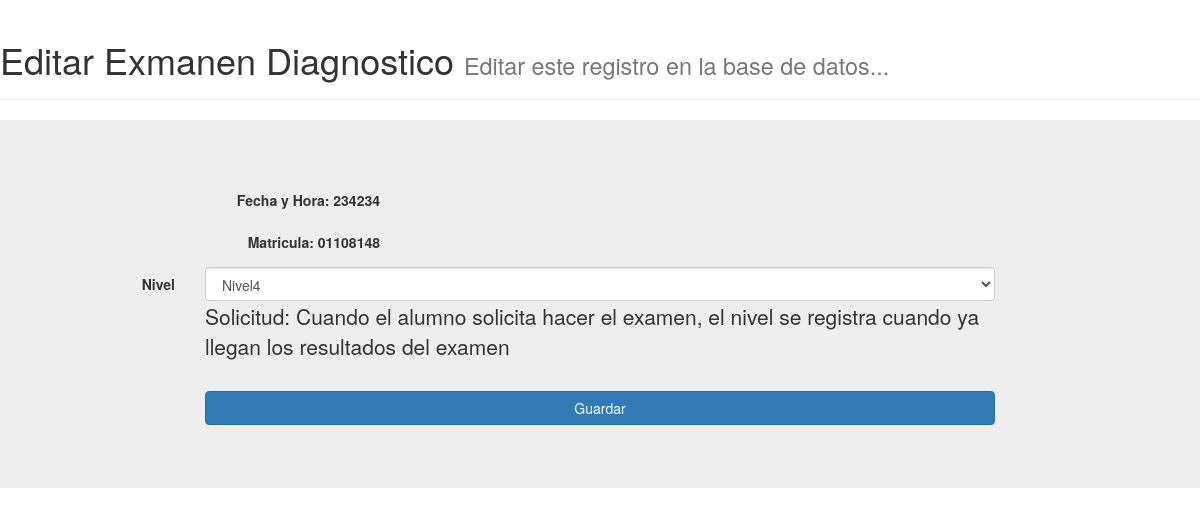
Screenshot of /FormsEditar/Examenes_Diagnostico_Para_Editar_Nivel.php?Id_ExamenD=1 with the database file from the repository.
### tables this page shows
CREATE TABLE `EXAMENES_DIAGNOSTICO` (
  `Id_ExamenD` int(11) NOT NULL,
  `Fecha_ExamenD` varchar(20) NOT NULL,
  `Matricula_AlumnoD` varchar(10) NOT NULL,
  `Nivel_ExamenD` varchar(10) NOT NULL,
  `No_Recibo_ED` varchar(10) NOT NULL
);

### configuracion.php (called while the page is built, shortened)
<?php
  $EXAMENES_DIAGNOSTICO = "EXAMENES_DIAGNOSTICO";
?>

### FormsEditar/Examenes_Diagnostico_Para_Editar_Nivel.php (the view, shortened to what this page needs)
<?php
  include "../configuracion.php";
  $mysqli = new mysqli($SERVIDOR,$USER,$PASS,$BD);
  $Id_ExamenD = $_GET['Id_ExamenD'];
    $Ver_ExamenD = "SELECT * FROM $EXAMENES_DIAGNOSTICO WHERE Id_ExamenD = '".$Id_ExamenD."'";
    $Result_ver_examen_d = $mysqli->query($Ver_ExamenD);
  $row = $Result_ver_examen_d->fetch_assoc();
?>
<html>
  <head>
    <link rel="stylesheet" href="../includes/css/bootstrap.css">
  </head>
  <body>
    <div class="page-header">
      <h1>Editar Exmanen Diagnostico <small>Editar este registro en la base de datos... </small></h1>
    </div>
    <section class="jumbotron">
      <form class="form-horizontal" action="../BibliotecaPHP/Update_Examenes_Diagnostico_Editar_Nivel.php" method="post">
        <div class="form-group">
          <label class="control-label col-sm-4">Fecha y Hora: <?php echo $row['Fecha_ExamenD']?></label>
        </div>
        <div class="form-group">
          <label class="control-label col-sm-4"> Matricula: <?php echo $row['Matricula_AlumnoD']?></label>
        </div>
        <div class="form-group">
          <label class="control-label col-sm-2">Nivel</label>
          <div class="col-sm-8">
            <select class="form-control" name="Nivel_ExamenD">
              <option><?php echo $row['Nivel_ExamenD']?></option>
            </select>
            <p>Solicitud: Cuando el alumno solicita hacer el examen, el nivel se registra cuando ya llegan los resultados del examen</p>
          </div>
        </div>
        <div class="form-group">
          <div class="col-sm-offset-2 col-sm-8">
            <button type="submit" class="btn btn-primary btn-block">Guardar</button>
          </div>
        </div>
      </form>
    </section>
  </body>
</html>

### rows the page displays
examenes_diagnostico: Fecha_ExamenD "234234", Matricula_AlumnoD "01108148", Nivel_ExamenD "Nivel4"
